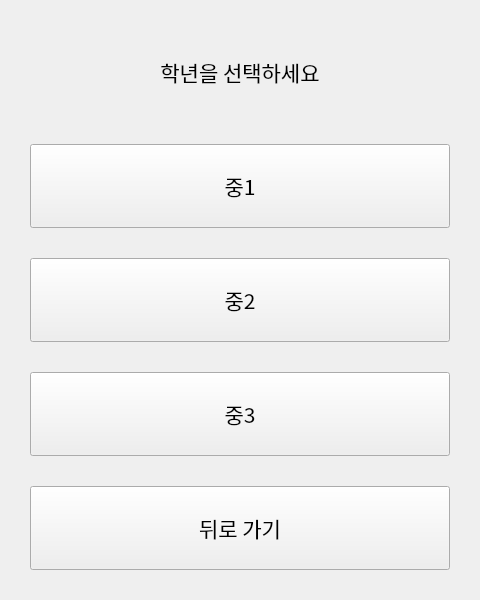
<?xml version="1.0" encoding="UTF-8"?>
<ui version="4.0">
 <class>MainWindow</class>
 <widget class="QMainWindow" name="MainWindow">
  <property name="geometry">
   <rect>
    <x>0</x>
    <y>0</y>
    <width>480</width>
    <height>600</height>
   </rect>
  </property>
  <property name="font">
   <font>
    <family>Pretendard Thin</family>
    <pointsize>16</pointsize>
   </font>
  </property>
  <property name="windowTitle">
   <string>학년 선택</string>
  </property>
  <property name="fixedSize" stdset="0">
   <size>
    <width>480</width>
    <height>600</height>
   </size>
  </property>
  <widget class="QWidget" name="centralwidget">
   <layout class="QVBoxLayout" name="verticalLayout">
    <property name="spacing">
     <number>30</number>
    </property>
    <property name="leftMargin">
     <number>30</number>
    </property>
    <property name="topMargin">
     <number>30</number>
    </property>
    <property name="rightMargin">
     <number>30</number>
    </property>
    <property name="bottomMargin">
     <number>30</number>
    </property>
    <item>
     <widget class="QLabel" name="gradeLabel">
      <property name="font">
       <font>
        <family>Sans-serif</family>
        <pointsize>16</pointsize>
       </font>
      </property>
      <property name="text">
       <string>학년을 선택하세요</string>
      </property>
      <property name="alignment">
       <set>Qt::AlignCenter</set>
      </property>
     </widget>
    </item>
    <item>
     <widget class="QPushButton" name="grade1Button">
      <property name="sizePolicy">
       <sizepolicy hsizetype="Expanding" vsizetype="Preferred">
        <horstretch>0</horstretch>
        <verstretch>0</verstretch>
       </sizepolicy>
      </property>
      <property name="font">
       <font>
        <family>Pretendard Thin</family>
        <pointsize>16</pointsize>
       </font>
      </property>
      <property name="text">
       <string>중1</string>
      </property>
     </widget>
    </item>
    <item>
     <widget class="QPushButton" name="grade2Button">
      <property name="sizePolicy">
       <sizepolicy hsizetype="Expanding" vsizetype="Preferred">
        <horstretch>0</horstretch>
        <verstretch>0</verstretch>
       </sizepolicy>
      </property>
      <property name="text">
       <string>중2</string>
      </property>
     </widget>
    </item>
    <item>
     <widget class="QPushButton" name="grade3Button">
      <property name="sizePolicy">
       <sizepolicy hsizetype="Expanding" vsizetype="Preferred">
        <horstretch>0</horstretch>
        <verstretch>0</verstretch>
       </sizepolicy>
      </property>
      <property name="text">
       <string>중3</string>
      </property>
     </widget>
    </item>
    <item>
     <widget class="QPushButton" name="backButton">
      <property name="sizePolicy">
       <sizepolicy hsizetype="Expanding" vsizetype="Preferred">
        <horstretch>0</horstretch>
        <verstretch>0</verstretch>
       </sizepolicy>
      </property>
      <property name="text">
       <string>뒤로 가기</string>
      </property>
     </widget>
    </item>
   </layout>
  </widget>
 </widget>
 <resources/>
 <connections/>
</ui>
